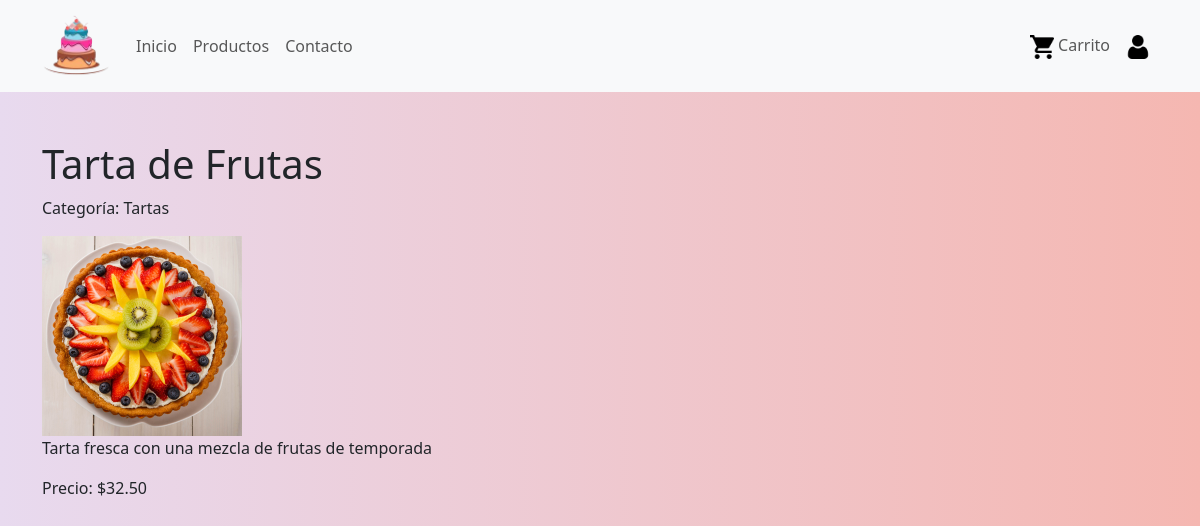
/producto.php?id=3, run on the app's committed database.
### tables this page shows
CREATE TABLE `productos` (
  `id` int(11) NOT NULL,
  `nombre` varchar(255) NOT NULL,
  `descripcion` text DEFAULT NULL,
  `precio` decimal(10,2) NOT NULL,
  `categoria` varchar(100) NOT NULL,
  `cantidad` int(11) NOT NULL,
  `imagen` varchar(255) DEFAULT NULL
);

### producto.php (the view, shortened to what this page needs)
<!DOCTYPE html>
<html lang="es">
<head>
    <link href="https://cdn.jsdelivr.net/npm/bootstrap@5.3.0-alpha3/dist/css/bootstrap.min.css" rel="stylesheet">
    <link rel="stylesheet" href="styles.css">
</head>
<body>
<?php include 'header.php'; ?>
    <div class="container my-5">
        <div class="row">
            <div class="col-lg-6">
                <?php
                include 'conexion.php';
                if (isset($_GET['id']) && is_numeric($_GET['id'])) {
                    $productId = $_GET['id'];
                    $sql = "SELECT * FROM productos WHERE id = $productId";
                    $result = $conn->query($sql);
                    if ($result->num_rows > 0) {
                        $row = $result->fetch_assoc();
                        $nombre = $row['nombre'];
                        $descripcion = $row['descripcion'];
                        $imagen = $row['imagen'];
                        $precio = $row['precio'];
                        $categoria = $row['categoria'];
                        echo '<h1>'.$nombre.'</h1>';
                        echo '<p>Categoría: '.$categoria.'</p>';
                        echo '<img src="'.$imagen.'" alt="'.$nombre.'" style="width: 200px;">';
                        echo '<p>'.$descripcion.'</p>';
                        echo '<p>Precio: $'.$precio.'</p>';
                    } else {
                        echo 'El producto no existe.';
                    }
                } else {
                    echo 'ID de producto inválido.';
                }
                ?>
            </div>
        </body>
    </html>

### styles.css (style rules this page uses)
body { background-image: linear-gradient(to right, #E8DAEF, #F5B7B1); }

### data on the page
productos: nombre "Tarta de Frutas", categoria "Tartas", imagen (picture), descripcion "Tarta fresca con una mezcla de frutas de temporada", precio "32.50"
